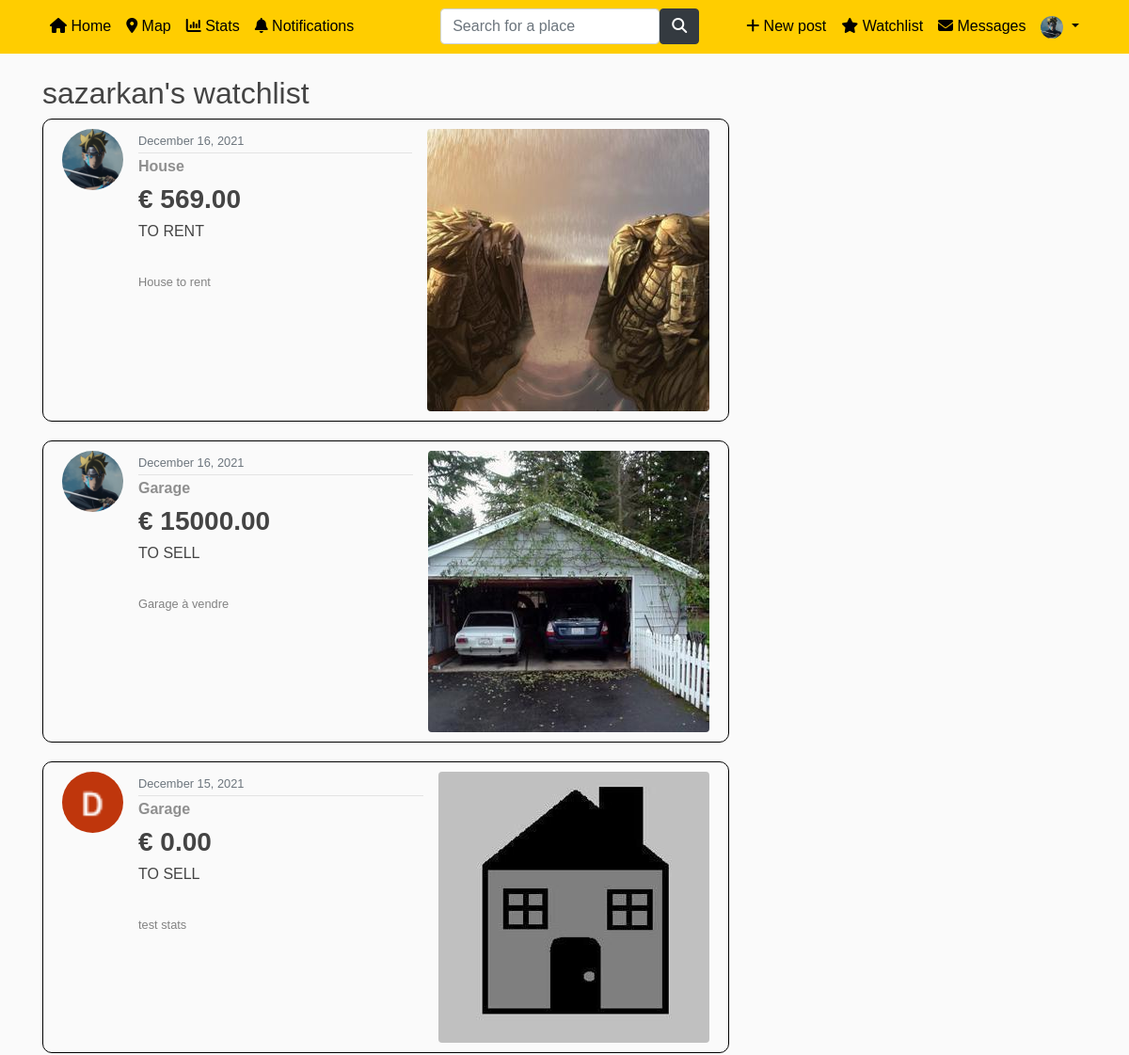
/user/profile/watchlist/ (signed in, upper part), run on an earlier commit of the app's database.
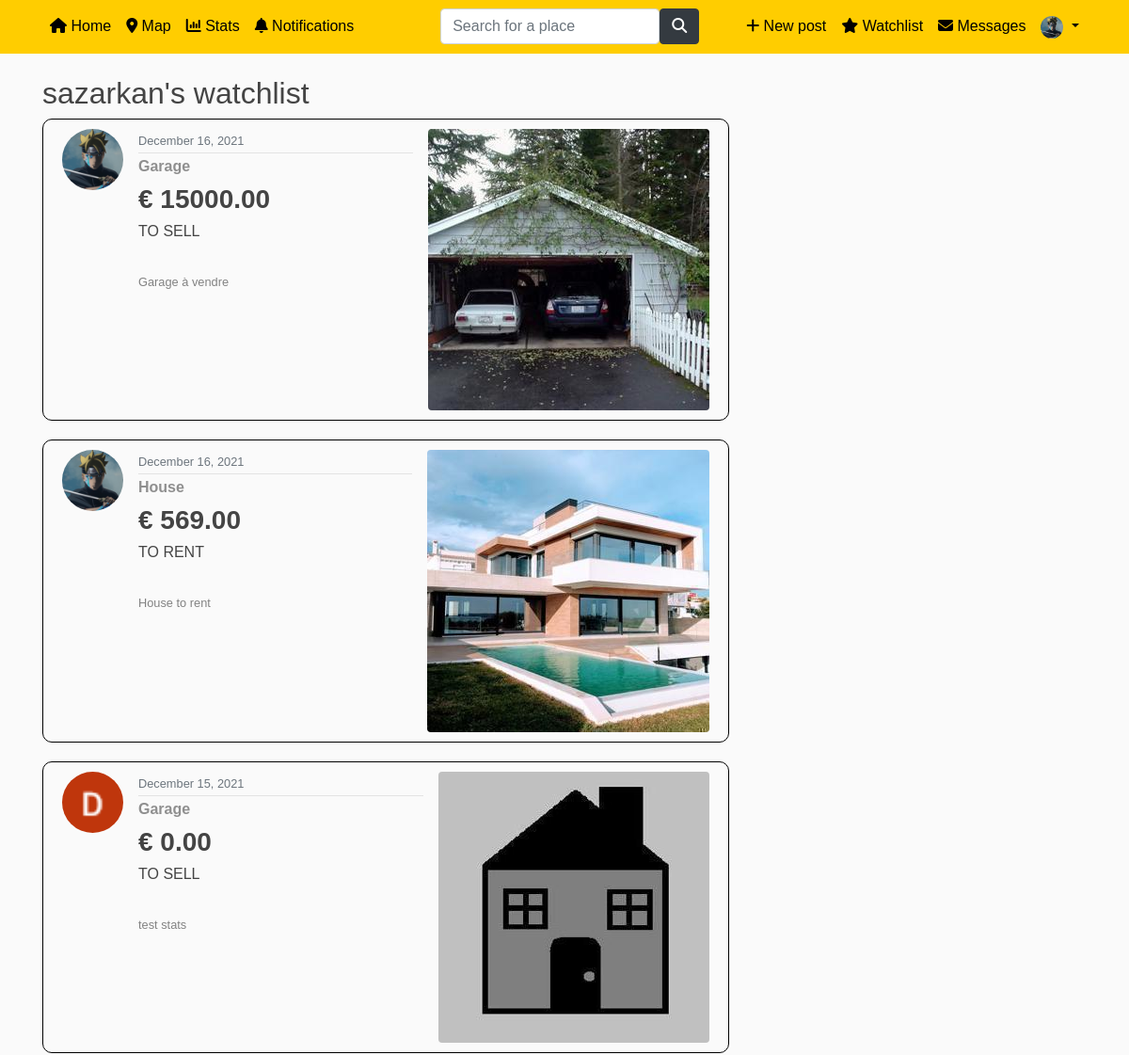
And on a later commit of the database.
### users/models.py (models this page shows, shortened)
class Profile(models.Model):
    user = models.OneToOneField(User, on_delete=models.CASCADE) #CASCADE : si je supprime l'utilisateur, le profil sera supprimé aussi. Mais si je supprime le profil, l'utilisateur ne sera pas supprimé
    image = models.ImageField(default='default.jpg', upload_to='profile_pics') #default = image par défaut si l'user ne choisit aucune pdp
    price_preference = models.DecimalField(default=0, max_digits=15, decimal_places=2) #prix maximum préféré
    localisation_preference = models.CharField(default='Bruxelles', max_length=100) #localisation préférée
    sell_rent_preference = models.CharField(default='S', max_length=10, choices=SELLORRENT_CHOICES) #a vendre ou a louer

### blog/models.py (models this page shows, shortened)
class Watchlist(models.Model):
    post = models.ForeignKey(Post, on_delete=models.CASCADE)
    user = models.ForeignKey(User, on_delete=models.CASCADE, related_name='watchlist_list')

class Post(models.Model): #creation d'un Post
    title = models.CharField(max_length=100)
    price = models.DecimalField(default=0, max_digits= 15, decimal_places=2)
    sell_rent = models.CharField(default= 'S', max_length=10, choices=SELLORRENT_CHOICES)
    localisation = models.CharField(default='Bruxelles',max_length=100)
    address = models.TextField(default='Boulevard du Triomphe 1 , 1050 Bruxelles')
    lat = models.FloatField(blank=True, null=True)  # blank pour autoriser des valeurs vides
    long = models.FloatField(blank=True, null=True)
    category = models.CharField(default= 'H', max_length=10, choices=CATEGORIES)
    surface = models.DecimalField(default=0, max_digits= 8, decimal_places=2)
    content = models.TextField()
    image = models.ImageField(default='defaultAnnounce.jpg', upload_to='announce_pics')
    image2 = models.ImageField(default='defaultAnnounce.jpg', upload_to='announce_pics')
    image3 = models.ImageField(default='defaultAnnounce.jpg', upload_to='announce_pics')
    date_posted = models.DateTimeField(default=timezone.now)
    author = models.ForeignKey(User, on_delete=models.CASCADE) #ForeignKey = reférence à une autre classe (clé étrangère) --> on_delete=models.CASCADE --> signifie que lors de la suppression d'un User, tous ses posts seront supprimés aussi
    number_views = models.IntegerField(default=0)
    room_number = models.IntegerField(default=0, blank=True, null=True)

### blog/views.py (the view)
# urls.py: path('user/profile/watchlist/', views.watchlist, name='user-watchlist'), #permet de consulter la watchlist
def watchlist(request):
    curr_user = User.objects.filter(username=request.user.username).get() #utilisateur actuel
    user_watchlist = curr_user.watchlist_list.all() #permet d'obtenir la watchlist de l'utilisateur en cours
    return render(request, 'blog/user_watchlist.html',{'user_watchlist' : user_watchlist.order_by('-id'), 'title' : 'My watchlist'})

### blog/templates/blog/user_watchlist.html
{% extends "blog/base.html" %}
{% block content %}
{% if user.is_authenticated %}
<h2>{{ user }}'s watchlist</h2>
{% for favorite in user_watchlist %}
<a class="content-article" href="{% url 'post-detail' favorite.post.id %}">
    <article class="media content-section">
        <img class="rounded-circle article-img" src="{{ favorite.post.author.profile.image.url }}">
        <div class="media-body">
            <div class="article-metadata">
                <small class="text-muted">{{ favorite.post.date_posted|date:"F d, Y" }}</small>
            </div>
            <div class="post-content">
                <h6 class="post-content-category"><b>{{ favorite.post.get_category_display }}</b></h6>
                <h3 class="display-5"><b>€ {{ favorite.post.price }}</b></h3>
                <h6 class="text-uppercase">{{ favorite.post.get_sell_rent_display }}</h6>
                <br>
                <p class="post-content-title"><small>{{ favorite.post.title }}</small></p>
            </div>
        </div>
        <img class="rounded float-left ml-3" src="{{ favorite.post.image.url }}">
    </article>
</a>
{% empty %}
    <h5>Nothing to see here</h5>
{% endfor %}
{% else %}
    <div class="border-top pt-3">
        <h1>You have to be logged in to access your watchlist</h1>
        <h4><a href="{% url 'login' %}">Click here to log in</a></h4>
    </div>
{% endif %}
{% endblock content %}

### blog/templates/blog/base.html (shortened to what this page needs)
<!DOCTYPE html>
{% load static %}
<html lang="en">
<head>
    <link href="https://stackpath.bootstrapcdn.com/bootstrap/4.4.1/css/bootstrap.min.css"
 rel="stylesheet">
    <link rel="stylesheet" type="text/css" href="{% static 'blog/main.css' %}">
    <link rel="stylesheet" href="https://cdn.jsdelivr.net/npm/bootstrap-icons@1.7.1/font/bootstrap-icons.css">
    <link href='https://api.mapbox.com/mapbox-gl-js/v2.6.1/mapbox-gl.css' rel='stylesheet' />
</head>
<body>
<header class="site-header">
    <nav class="navbar navbar-expand-md navbar-dark bg-steel fixed-top">
        <div class="container">
            <div class="collapse navbar-collapse" id="navbarToggle">
                <div class="navbar-nav mr-auto">
                    <a class="nav-item nav-link" href="{% url 'blog-home' %}"><i class="fa fa-home"></i> Home</a>
                    <a class="nav-item nav-link" href="{% url 'blog-map' %}"><i class="fa fa-map-marker"></i> Map</a>
                    {% if user.is_authenticated %}
                        <a class="nav-item nav-link" href="{% url 'blog-stats' %}"><i class="fa fa-bar-chart"></i> Stats</a>
                        <a class="nav-item nav-link" href="{% url 'user-mypreferences' %}"><i class="fa fa-bell"></i> Notifications</a>
                    {% endif %}
                </div>
                <div class="navbar-nav mx-auto">
                     <form class="d-flex" method=POST action="{% url 'place-search' %}">
                        <input class="form-control me-2" type="search" placeholder="Search for a place" aria-label="Search" name="search">
                        <button class="btn btn-dark" type="submit"><i class="fa fa-search"></i></button>
                     </form>
                </div>
                <div class="navbar-nav">
                    {% if user.is_authenticated %}
                        <a class="nav-item nav-link" href="{% url 'post-create' %}"> <i class="fa fa-plus"></i> New post</a>
                        <a class="nav-item nav-link" href="{% url 'user-watchlist' %}"><i class="fa fa-star"></i> Watchlist</a>
                        <a class="nav-item nav-link" href="{% url 'user-messages' %}"><i class="fa fa-envelope"></i> Messages</a>
                        <li class="nav-item dropdown">
                            <a class="nav-link dropdown-toggle" href="#" id="navbarDropdown" data-toggle="dropdown" aria-haspopup="true" aria-expanded="false">
                              <img class="rounded-circle navbar-profile" src="{{ request.user.profile.image.url }}">
                            </a>
                        </li>
                    {% else %}
                        <a class="nav-item nav-link" href="{% url 'login' %}"> <i class="fa fa-sign-in"></i> Login</a>
                        <a class="nav-item nav-link" href="{% url 'register' %}">Register</a>
                    {% endif %}
                </div>
            </div>
        </div>
    </nav>
</header>
<main role="main" class="container">
  <div class="row">
    <div class="col-md-8">
      {% block content %} {% endblock %}
    </div>
  </div>
</main>
</body>
</html>

### blog/static/blog/main.css (style rules this page uses)
body { font-family: Verdana, sans-serif; background: #fafafa; color: #333333; margin-top: 5rem; }
h1, h2, h3, h4, h5, h6 { color: #444444; }
.post-content-title { color: #828282; }
.post-content-category { color: #8F8F8F; }
.site-header .navbar-nav .nav-link { color: black; }
.bg-steel { background-color: #FFCD00; }
.navbar-profile { width: 1.5em; height: 1.5em; }
.content-section { transition: box-shadow .3s; background: #fafafa; padding: 10px 20px; border: 1px solid black; border-radius: 10px; margin-bottom: 20px; }
.article-img { height: 65px; width: 65px; margin-right: 16px; }
.article-metadata { padding-bottom: 1px; margin-bottom: 4px; border-bottom: 1px solid #e3e3e3 }

What changed in the data, as far as the page shows it:
removed Watchlist: post.author.profile.image (picture), post.date_posted "December 16, 2021", post.category "House", post.price "569.00", post.sell_rent "TO RENT", post "House to rent", post.image (picture)
added Watchlist: post.author.profile.image (picture), post.date_posted "December 16, 2021", post.category "House", post.price "569.00", post.sell_rent "TO RENT", post "House to rent", post.image (picture)
